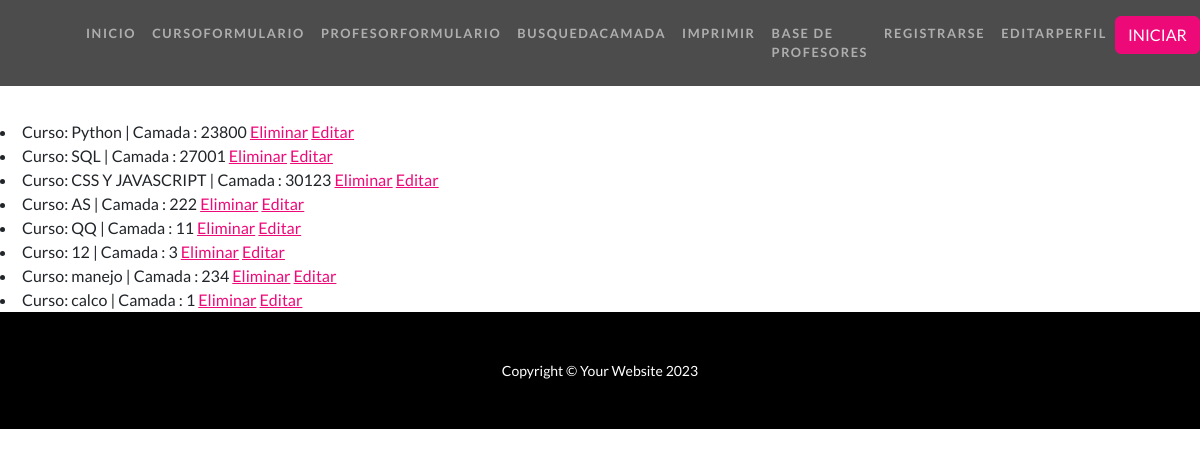
The page /clases/lista/ on the database its author committed.
### AppCoder/models.py (models this page shows, shortened)
class Curso(models.Model):
    nombre = models.CharField(max_length=20)
    camada = models.IntegerField()

### AppCoder/views.py (the view)
# urls.py: path('clases/lista/', views.CursoListView.as_view(),name='List'),
class CursoListView(ListView):
    model = Curso
    template_name = "AppCoder/lista.html"

### AppCoder/templates/AppCoder/lista.html (shortened to what this page needs)
{% extends "AppCoder/padre.html"%}
{% load static %}
{% block section1%}
    <br>
    <br>
    <br>
    <br>
    <br>
    {% for curso in object_list %}
        <li>Curso: {{curso.nombre}} | Camada : {{curso.camada}}
            <a href="{% url 'Delete' curso.id %}">Eliminar</a>
            <a href="{% url 'Edit' curso.id %}">Editar</a>
        </li>
    {% endfor %}
{% endblock %}

### AppCoder/templates/AppCoder/padre.html (shortened to what this page needs)
<!DOCTYPE html>
<html lang="en">
    <head>
        {% load static %}
        <link href="{% static 'AppCoder/css/styles.css' %}" rel="stylesheet" />
    </head>
    <body id="page-top">
        <nav class="navbar navbar-expand-lg navbar-dark navbar-custom fixed-top">
            <div class="container px-5">
                <div class="collapse navbar-collapse" id="navbarResponsive">
                    <ul class="navbar-nav ms-auto">
                        <li class="nav-item"><a class="nav-link" href="{% url 'Inicio' %}">Inicio</a></li>
                        <li class="nav-item"><a class="nav-link" href="{% url 'CursoFormulario' %}">CursoFormulario</a></li>
                        <li class="nav-item"><a class="nav-link" href="{% url 'ProfesorFormulario' %}">ProfesorFormulario</a></li>
                        <li class="nav-item"><a class="nav-link" href="{% url 'BusquedaCamada' %}">BusquedaCamada</a></li>
                        <li class="nav-item"><a class="nav-link" href="{% url 'Imprimir' %}">Imprimir</a></li>
                        <li class="nav-item"><a class="nav-link" href="{% url 'LeerProfesores' %}">Base de Profesores</a></li>
                        <li class="nav-item"><a class="nav-link" href="{% url 'Register' %}">Registrarse</a></li>
                        <li class="nav-item"><a class="nav-link" href="{% url 'EditarPerfil' %}">EditarPerfil</a></li>
                        {% if not request.user.is_authenticated %}
                            <li class="nav-item"><a class="btn btn-primary" href="{% url 'Login'%}">INICIAR</a></li>
                        {% endif %}
                    </ul>
                </div>
            </div>
        </nav>
        {% block section1 %}
        {% endblock %}
      <footer class="py-5 bg-black">
        <div class="container px-5"><p class="m-0 text-center text-white small">Copyright &copy; Your Website 2023</p></div>
    </footer>
</body>
</html>

### rows shown on the page
Curso: nombre "Python", camada "23800"
Curso: nombre "SQL", camada "27001"
Curso: nombre "CSS Y JAVASCRIPT", camada "30123"
Curso: nombre "AS", camada "222"
Curso: nombre "QQ", camada "11"
Curso: nombre "12", camada "3"
Curso: nombre "manejo", camada "234"
Curso: nombre "calco", camada "1"
